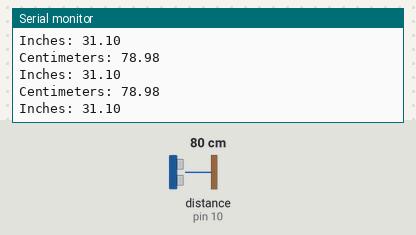
Bench run of a sketch on a simulated Arduino Uno, built with avr-gcc and run on an emulated ATmega328P. Parts: the last lines printed to the serial monitor. Wiring (inferred from the names in the program): ultrasonic range finder: trigger pin 9; echo pin 10. The inputs (shaded band) are chosen by the test bench; at power-on: distance to the obstacle (sensor on pin 10) 80 cm. The echo pulse lasts 58.3 µs per cm.

Above: at 1.2 s.
1.3 s: distance to the obstacle (sensor on pin 10) set to 18 cm
At 2.4 s:
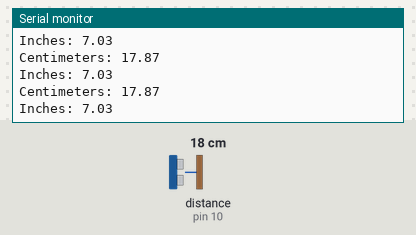
4.3 s: distance to the obstacle (sensor on pin 10) set to 2 cm
At 5.3 s:
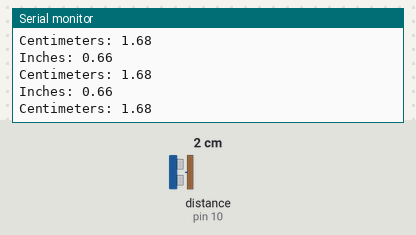
7.3 s: distance to the obstacle (sensor on pin 10) set to 35 cm
At 8.4 s:
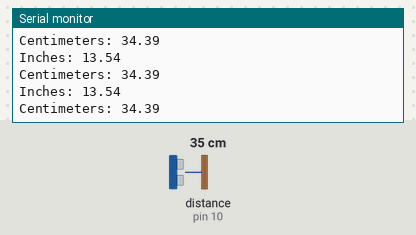
13.3 s: distance to the obstacle (sensor on pin 10) set to 299 cm
At 14.1 s:
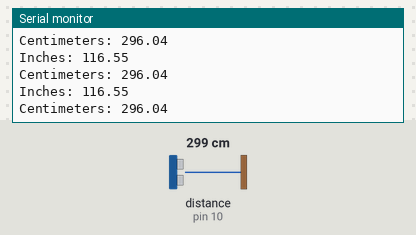
16.3 s: distance to the obstacle (sensor on pin 10) set to 60 cm
At 17.0 s:
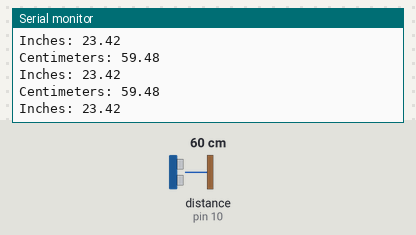
19.3 s: distance to the obstacle (sensor on pin 10) set to 4 cm
At 20.0 s:
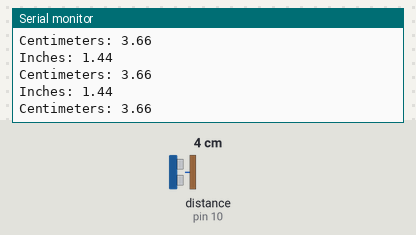
Timing chart, 0 to 22.3 s (numbered marks = the images above; inputs shaded):
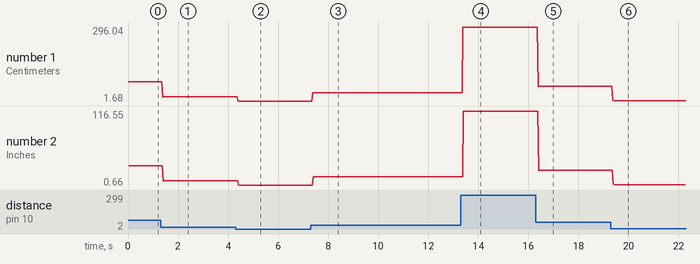

The sketch:

Ultrasonic_Sensor.ino
```cpp
//ULTRASONIC SENSOR
int trig = 9;
int echo = 10;
long duration;
int distance;
float centimeters, inches;

void setup() {
  //ULTRASONIC SENSOR
  pinMode(trig, OUTPUT);
  pinMode(echo, INPUT);

  Serial.begin(9600);
}

void loop() {

  //ULTRASONIC
  digitalWrite(trig, LOW);
  delayMicroseconds(2);
  digitalWrite(trig, HIGH);
  delayMicroseconds(10);
  digitalWrite(trig, LOW);
  duration = pulseIn(echo, HIGH);
  centimeters = duration * 0.034/2;
  inches = centimeters / 2.54;

  Serial.print("Centimeters: ");
  Serial.println(centimeters);
  Serial.print("Inches: ");
  Serial.println(inches);
}
```

Measured:
- after the input at 1.3 s, the serial monitor: prints a new line after 0.09 s (image 1)
- after the input at 4.3 s, the serial monitor: prints a new line after 0.09 s (image 2)
- after the input at 7.3 s, the serial monitor: prints a new line after 0.08 s (image 3)
- after the input at 13.3 s, the serial monitor: prints a new line after 0.09 s (image 4)
- after the input at 16.3 s, the serial monitor: prints a new line after 0.09 s (image 5)
- after the input at 19.3 s, the serial monitor: prints a new line after 0.07 s (image 6)
- plotted number 1: 78.98 → 17.87 after the input at 1.3 s, 17.87 → 1.68 after the input at 4.3 s, 1.68 → 34.39 after the input at 7.3 s, 34.39 → 296.04 after the input at 13.3 s, 296.04 → 59.48 after the input at 16.3 s
- plotted number 2: 31.1 → 7.03 after the input at 1.3 s, 7.03 → 0.66 after the input at 4.3 s, 0.66 → 13.54 after the input at 7.3 s, 13.54 → 116.55 after the input at 13.3 s, 116.55 → 23.42 after the input at 16.3 s
